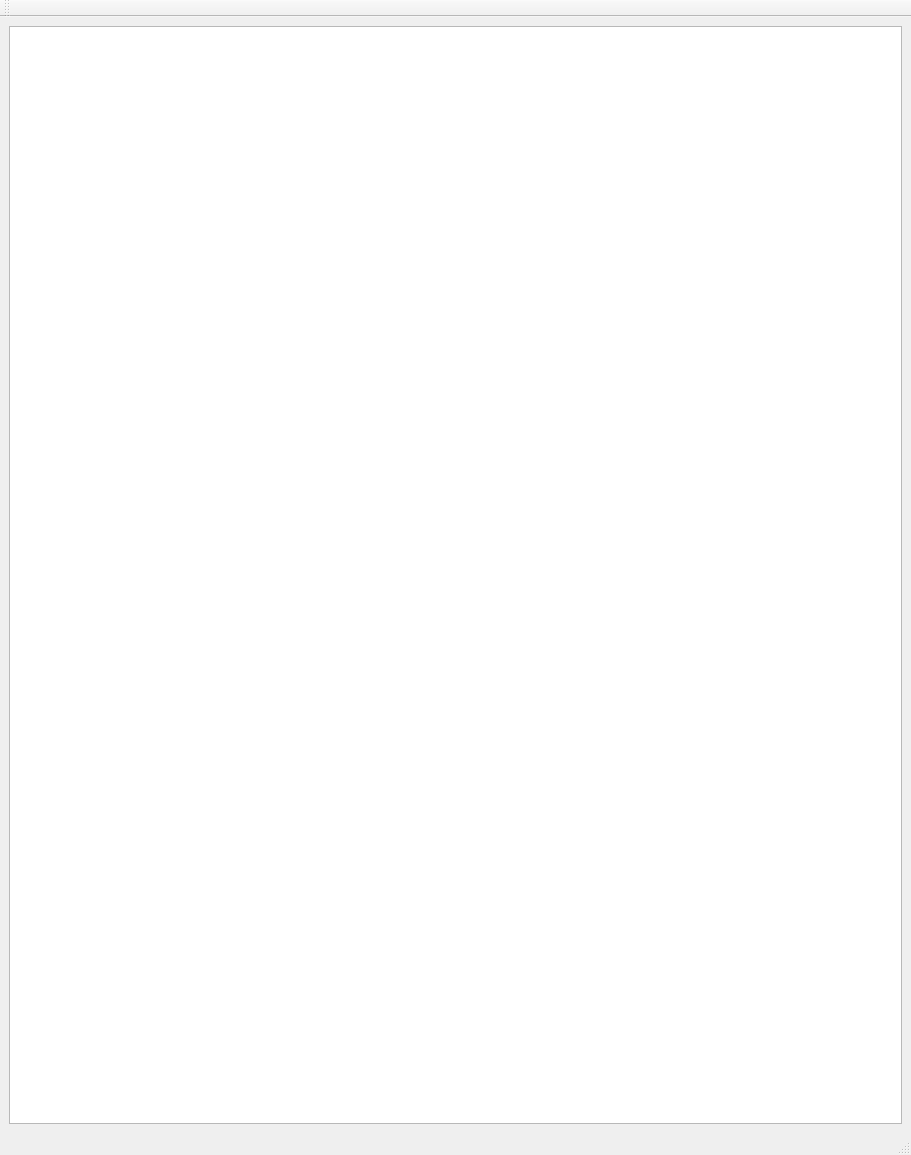
<?xml version="1.0" encoding="UTF-8"?>
<ui version="4.0">
 <class>MainWindow</class>
 <widget class="QMainWindow" name="MainWindow">
  <property name="geometry">
   <rect>
    <x>0</x>
    <y>0</y>
    <width>911</width>
    <height>1155</height>
   </rect>
  </property>
  <property name="windowTitle">
   <string>qkgr</string>
  </property>
  <widget class="QWidget" name="centralwidget">
   <layout class="QHBoxLayout" name="horizontalLayout">
    <item>
     <widget class="QTableWidget" name="tableWidget">
      <property name="showGrid">
       <bool>false</bool>
      </property>
      <property name="wordWrap">
       <bool>false</bool>
      </property>
      <attribute name="horizontalHeaderStretchLastSection">
       <bool>true</bool>
      </attribute>
     </widget>
    </item>
   </layout>
  </widget>
  <widget class="QMenuBar" name="menubar">
   <property name="geometry">
    <rect>
     <x>0</x>
     <y>0</y>
     <width>911</width>
     <height>21</height>
    </rect>
   </property>
  </widget>
  <widget class="QStatusBar" name="statusbar"/>
  <widget class="QToolBar" name="toolBar">
   <property name="windowTitle">
    <string>toolBar</string>
   </property>
   <attribute name="toolBarArea">
    <enum>TopToolBarArea</enum>
   </attribute>
   <attribute name="toolBarBreak">
    <bool>false</bool>
   </attribute>
  </widget>
 </widget>
 <resources/>
 <connections/>
</ui>
